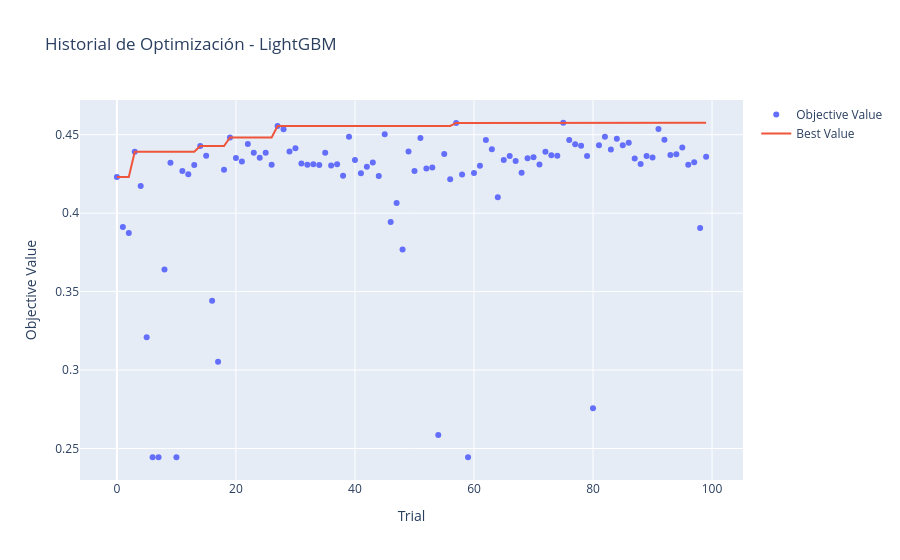
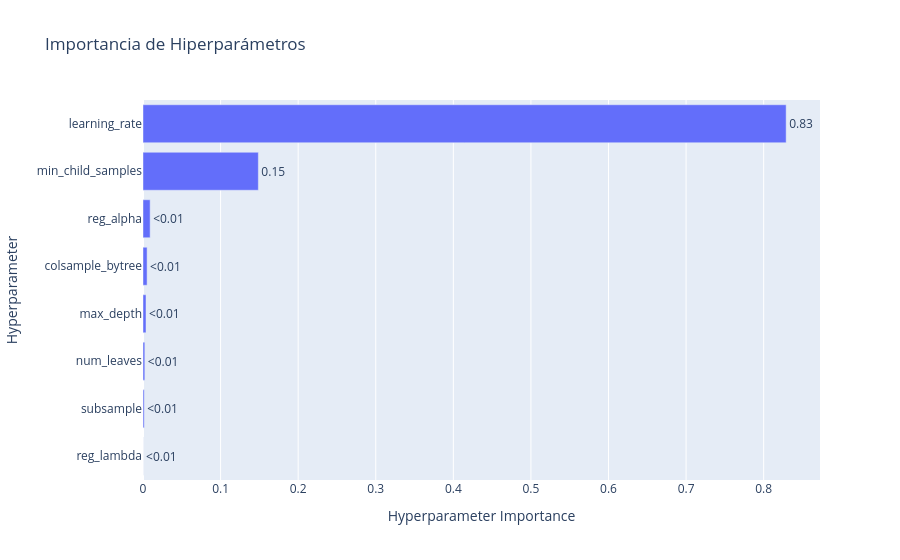
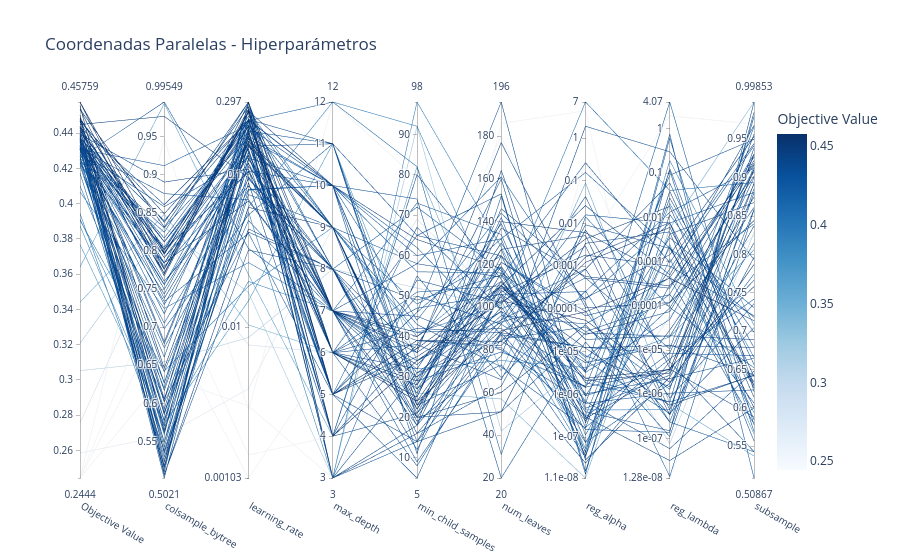

Notebook source saved alongside these figures, in order:
### Markdown cell above
### 3.4 Visualizaciones de Optuna [0.2 Puntos]

Optuna provee visualizaciones interactivas para analizar el proceso de optimización.

**To-do:**
- [ ] Graficar el historial de optimización (`plot_optimization_history`).
- [ ] Graficar la importancia de hiperparámetros (`plot_param_importances`).
- [ ] Graficar una visualización del comportamiento de los hiperparámetros (`plot_parallel_coordinate`)

### Code cell
import optuna.visualization as vis

# Historial de optimizacion
fig_history = vis.plot_optimization_history(study)
fig_history.update_layout(title="Historial de Optimización - LightGBM")
fig_history.show()

# Importancia de hiperparámetros
fig_importance = vis.plot_param_importances(study)
fig_importance.update_layout(title="Importancia de Hiperparámetros")
fig_importance.show()

# Coordenadas paralelas
fig_parallel = vis.plot_parallel_coordinate(study)
fig_parallel.update_layout(title="Coordenadas Paralelas - Hiperparámetros")
fig_parallel.show()
